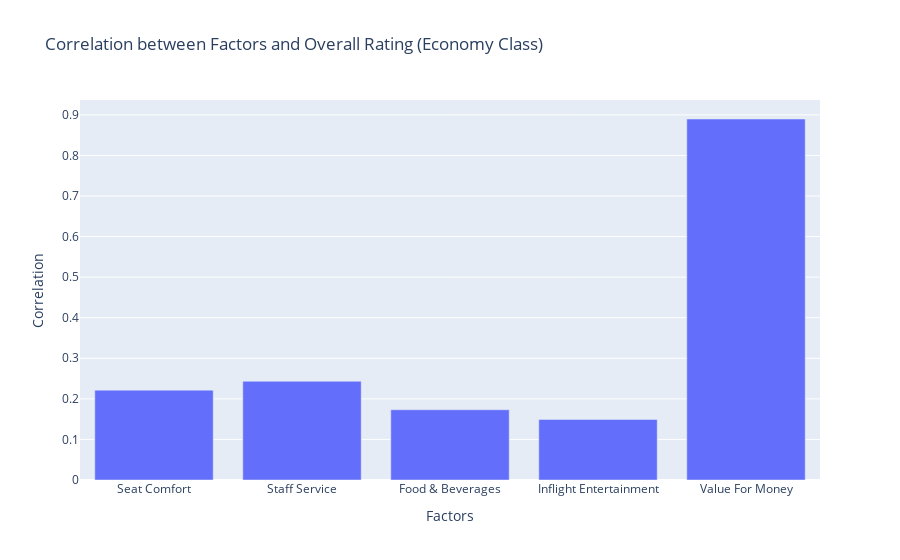

Source (notebook cell):
### Code cell
correlation1 = economy_df.corr("Seat Comfort", "Overall Rating")
print("Correlation between Value for Money and Seat Comfort:", correlation1)

correlation2 = economy_df.corr("Staff Service", "Overall Rating")
print("Correlation between Value for Money and Seat Comfort:", correlation2)

correlation3 = economy_df.corr("Food & Beverages", "Overall Rating")
print("Correlation between Value for Money and Seat Comfort:", correlation3)

correlation4 = economy_df.corr("Inflight Entertainment", "Overall Rating")
print("Correlation between Value for Money and Seat Comfort:", correlation4)

correlation5 = economy_df.corr("Value For Money", "Overall Rating")
print("Correlation between Value for Money and Seat Comfort:", correlation5)

import plotly.graph_objects as go

# Define the correlation values and labels
correlations = [correlation1, correlation2, correlation3, correlation4, correlation5]
labels = ["Seat Comfort", "Staff Service", "Food & Beverages", "Inflight Entertainment", "Value For Money"]

# Create a bar chart
fig = go.Figure(data=[go.Bar(x=labels, y=correlations)])

# Add labels and title
fig.update_layout(
    xaxis_title="Factors",
    yaxis_title="Correlation",
    title="Correlation between Factors and Overall Rating (Economy Class)"
)

# Show the plot
fig.show()

### Figure 1 — Plotly figure (JSON) as saved in the notebook; plotly's stock layout.template omitted (floating-point values rounded to 4 significant figures)
{"data": [{"type": "bar", "x": ["Seat Comfort", "Staff Service", "Food & Beverages", "Inflight Entertainment", "Value For Money"], "y": [0.2215, 0.2434, 0.1731, 0.1493, 0.8898]}], "layout": {"title": {"text": "Correlation between Factors and Overall Rating (Economy Class)"}, "xaxis": {"title": {"text": "Factors"}}, "yaxis": {"title": {"text": "Correlation"}}}}
